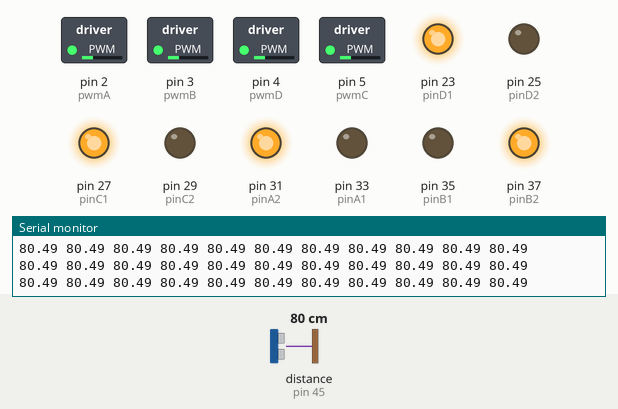
The sketch below on a simulated Arduino Mega 2560, built with avr-gcc and run on an emulated ATmega2560. Parts: switched loads named in the sketch (green lamp = pin HIGH), output pins drawn as LEDs (lit = HIGH), the last lines printed to the serial monitor. Wiring (inferred from the names in the program): ultrasonic range finder: trigger pin 44; echo pin 45. The inputs (shaded band) are chosen by the test bench; at power-on: distance to the obstacle (sensor on pin 45) 80 cm. The echo pulse lasts 58.3 µs per cm; pins used as bus, display or sensor lines are not drawn.

Above: at 1.2 s.
1.3 s: distance to the obstacle (sensor on pin 45) set to 42 cm
2.8 s: distance to the obstacle (sensor on pin 45) set to 34 cm
At 3.3 s:
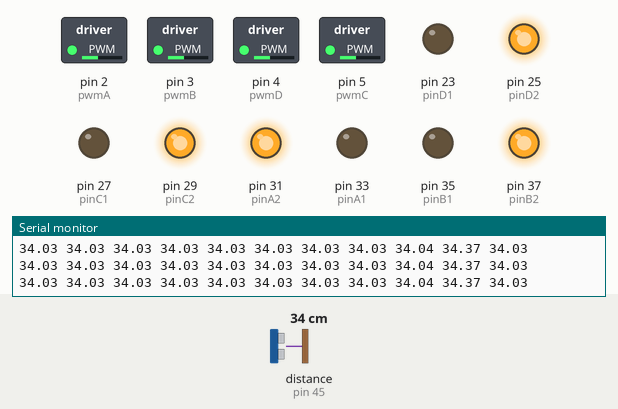
4.4 s: distance to the obstacle (sensor on pin 45) set to 60 cm
At 5.8 s:
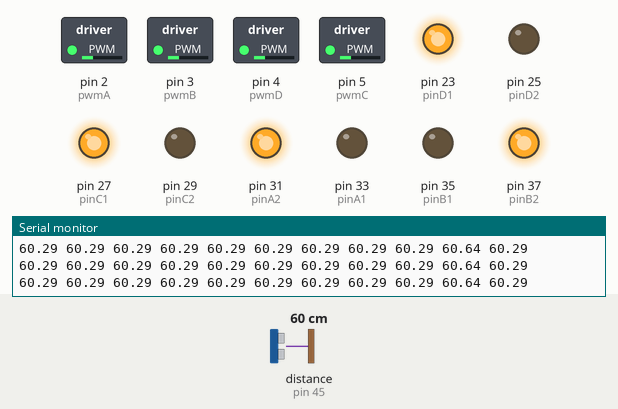
7.4 s: distance to the obstacle (sensor on pin 45) set to 18 cm
At 7.9 s:
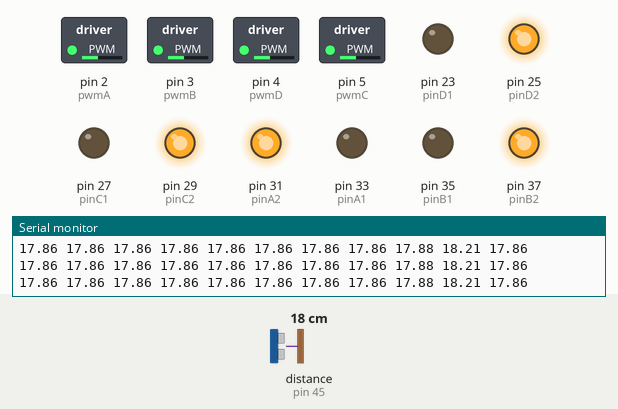
Timing chart, 0 to 10.0 s (numbered marks = the images above; inputs shaded):
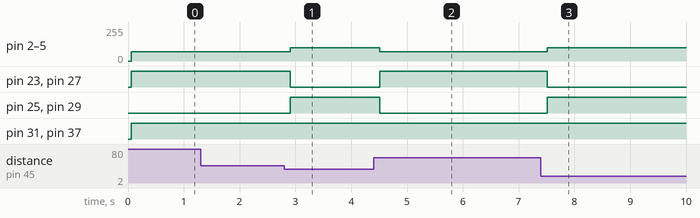

The sketch:

main.ino
```cpp
#include <math.h>
#define pinA1 33
#define pinA2 31
#define pinB1 35
#define pinB2 37
#define pinD1 23
#define pinD2 25
#define pinC1 27
#define pinC2 29
#define pwmA 2
#define pwmB 3
#define pwmD 4
#define pwmC 5
//CとDが入れ替わっているのは仕様
#define TRIG 44
#define ECHO 45
#define swap(type, a, b) \
  { \
    type temp = a; \
    a = b; \
    b = temp; \
  }
void motor(int m, int power = 0) {
  /*
     これはモーターを動かす関数であります。
     power=モーターのパワー(-255,255)
     m＝モーターの種類(A=1,B=2,C=3,D=4)
  */
  int p = (power >= 0) ? 0 : 1;
  int x[4] = { pinA1, pinB1, pinC1, pinD1 };
  int y[4] = { pinA2, pinB2, pinC2, pinD2 };
  int pwm[4] = { pwmA, pwmB, pwmC, pwmD };
  if (power == 0) {
    digitalWrite(x[m - 1], HIGH);
    digitalWrite(y[m - 1], HIGH);
    analogWrite(pwm[m - 1], 0);
  } else {
    digitalWrite(x[m - 1], LOW ^ p);
    digitalWrite(y[m - 1], HIGH ^ p);
    analogWrite(pwm[m - 1], abs(power));
  }
  return;
}

double getDistance() {
  double duration = 0;
  double distance = 0;
  const double speed_of_sound = 331.5 + 0.6 * 25;  // 25℃の気温の想定
  digitalWrite(TRIG, LOW);
  delayMicroseconds(2);
  digitalWrite(TRIG, HIGH);
  delayMicroseconds(10);
  digitalWrite(TRIG, LOW);
  duration = pulseIn(ECHO, HIGH);  // 往復にかかった時間が返却される[マイクロ秒]

  if (duration > 0) {
    duration = duration / 2;  // 往路にかかった時間
    distance = duration * speed_of_sound * 100 / 1000000;
  }
  return distance;
}

void stopMotor() {
  /*
     モーターを全て止める関数！
  */
  motor(1);
  motor(2);
  motor(3);
  motor(4);
  return;
}

double IRSensor() {
  /*
     IRSensorから取得した値から向ける角度を取得！
  */
  int c[8];
  for (int i = 0; i < 8; i++) c[i] = -1;
  for (int i = 0; i < 8; i++) {
    //IRSensorの値↓
    bool f = digitalRead(i /*something*/);
    if (f) {
      c[i] = (i - 4) * 45;
    }
  }
  double x = 0, y = 0;
  int cnt = 0;
  for (int i = 0; i < 8; i++) {
    if (c[i] != -1) {
      double t = c[i] * (M_PI / 180.0);
      x += cos(t);
      y += sin(t);
      cnt++;
    }
  }
  x /= cnt;
  y /= cnt;
  double r = atan2(y, x);
  r = (((r) / 2 / M_PI) * 360) + 180;  //角度に変換
  return r;
}

double nineAxis() {
  /*
     今向いている角度とボールとの角度の差分を取得して回しちゃおう
  */
  double r = digitalRead(0);
  double IR = IRSensor();
  double diff = IR - r;
  if (abs(diff) > 180) {
    diff = abs(diff) - 360;
  }
  return diff;
}

void rotate(int speed) {
  motor(1, speed);
  motor(2, speed);
  motor(3, speed);
  motor(4, speed);
}

void checkMotorDebug() {
  //モーター1,2,3,4がどれか分かんなくなった用
  motor(1, 100);
  delay(500);
  stopMotor();
  motor(2, 100);
  delay(500);
  stopMotor();
  motor(3, 100);
  delay(500);
  stopMotor();
  motor(4, 100);
  delay(500);
  stopMotor();
  delay(1000);
}
void setup() {
  pinMode(pinA1, OUTPUT);
  pinMode(pinA2, OUTPUT);
  pinMode(pwmA, OUTPUT);
  pinMode(pinB1, OUTPUT);
  pinMode(pinB2, OUTPUT);
  pinMode(pwmB, OUTPUT);
  pinMode(pinC1, OUTPUT);
  pinMode(pinC2, OUTPUT);
  pinMode(pwmC, OUTPUT);
  pinMode(pinD1, OUTPUT);
  pinMode(pinD2, OUTPUT);
  pinMode(pwmD, OUTPUT);
  Serial.begin(9600);
  pinMode(ECHO, INPUT);
  pinMode(TRIG, OUTPUT);
}
void move(int speed, int r) {
  /*モーターを任意の角度に動かします。
    r=角度(0~360)
    speed=モーターのスピード(-255~255)
  */
  r = (r + 180) % 360;
  double rad = r * M_PI / 180.0;
  motor(1, speed * sin(rad - M_PI * 1 / 4));
  motor(2, speed * sin(rad - M_PI * 3 / 4));
  motor(3, speed * sin(rad - M_PI * 5 / 4));
  motor(4, speed * sin(rad - M_PI * 7 / 4));
}
int k = 0;
double dis[10];
void loop() {
  /*
  checkMotorDebug();
  return;
  */

  int n = 10;
  if (k < n) {
    double d = getDistance();
    dis[k] = d;
    k++;
  } else {
    for (int i = 0; i < n - 1; i++) {
      for (int j = i + 1; j < n; j++) {
        if (dis[i] > dis[j]) {
          swap(double, dis[i], dis[j]);
        }
      }
    }
    for (int i = 0; i < n; i++) {
      Serial.print(dis[i]);
      Serial.print(" ");
    }
    double dis_medium = (dis[4] + dis[5]) / 2;
    Serial.println(dis_medium);
    if (dis_medium < 40.0) {
      rotate(100);
    } else {
      move(100, 0);
    }
    k = 0;
  }
}
```

Measured:
- the behaviour switches between 40 and 39 cm on distance to the obstacle (sensor on pin 45) (found by bisection; images 0 and 1)
- after the input at 2.8 s, pin 2 (pwmA), pin 3 (pwmB), pin 4 (pwmD), pin 5 (pwmC): 70/255 → 100/255 after 0.11 s; pin 23 (pinD1), pin 27 (pinC1): HIGH → LOW after 0.11 s; pin 25 (pinD2), pin 29 (pinC2): LOW → HIGH after 0.11 s
- after the input at 4.4 s, pin 2 (pwmA), pin 3 (pwmB): 100/255 → 70/255 after 0.11 s; pin 4 (pwmD), pin 5 (pwmC): 100/255 → 70/255 after 0.12 s; pin 23 (pinD1), pin 27 (pinC1): LOW → HIGH after 0.12 s; pin 25 (pinD2), pin 29 (pinC2): HIGH → LOW after 0.12 s
- after the input at 7.4 s, pin 2 (pwmA), pin 3 (pwmB), pin 4 (pwmD), pin 5 (pwmC): 70/255 → 100/255 after 0.11 s; pin 23 (pinD1), pin 27 (pinC1): HIGH → LOW after 0.11 s; pin 25 (pinD2), pin 29 (pinC2): LOW → HIGH after 0.11 s
